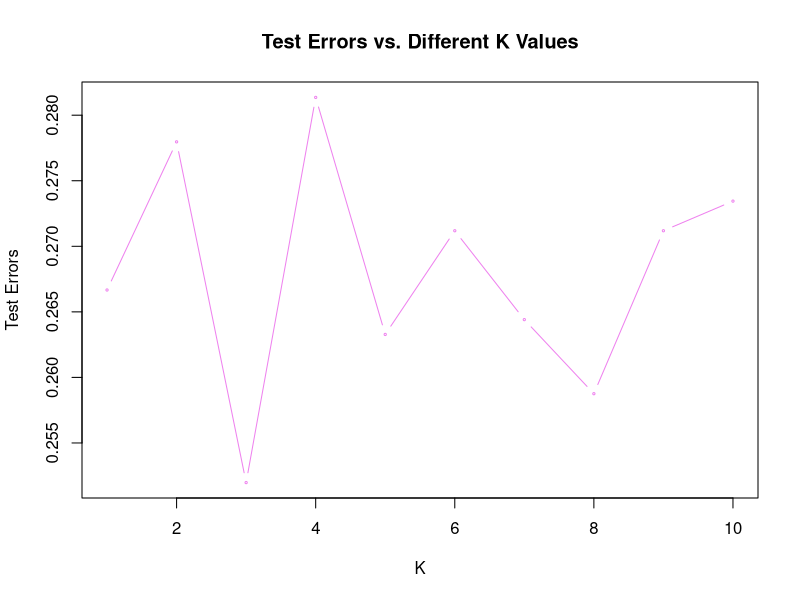
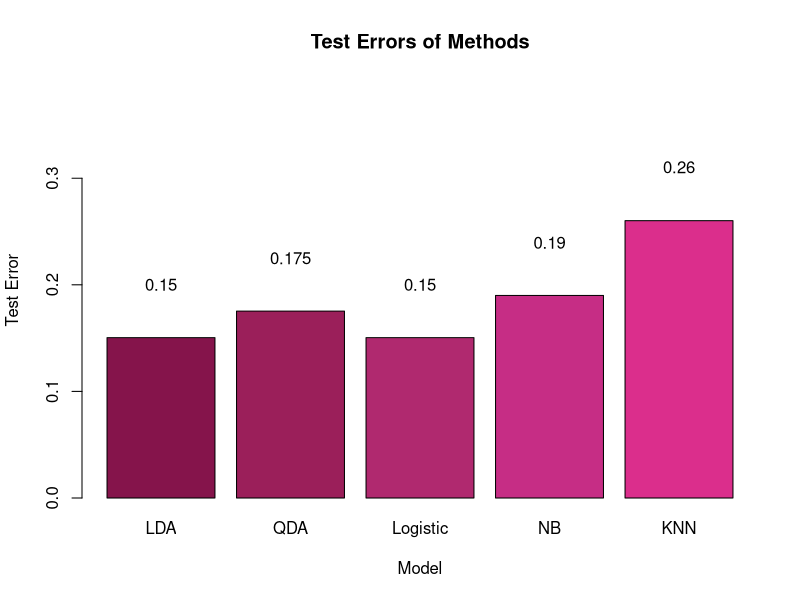

These figures' R source, in order:
## ---- chunk 1
knitr::opts_chunk$set(echo = TRUE)
library(ggplot2)
library(caret)
library(lattice)
library(glmnet)
library(class) # for knn()
library(e1071) # to load up the e1071 library for `naiveBayes()`
library(MASS) # to load up the MASS library for `lda()
library(knitr)
set.seed(1234) # setting seed for consistent results

# function to reduce amount of output in final document
hook_output <- knit_hooks$get("output")
knit_hooks$set(output = function(x, options) {
  lines <- options$output.lines
  if (is.null(lines)) {
    return(hook_output(x, options))  # pass to default hook
  }
  x <- unlist(strsplit(x, "\n"))
  more <- "..."
  if (length(lines)==1) {        # first n lines
    if (length(x) > lines) {
      # truncate the output, but add ....
      x <- c(head(x, lines), more)
    }
  } else {
    x <- c(more, x[lines], more)
  }
  # paste these lines together
  x <- paste(c(x, ""), collapse = "\n")
  hook_output(x, options)
})
## ---- chunk 2
# import data
data = read.csv("data.csv")

# First step: Code target response into categorical
# Define the levels and labels; we only focus on dropout and not dropout
levels = c("Dropout", "Graduate", "Enrolled")
labels = c(1,0,0)

# create a new column "outcome"
data$outcome = factor(data$Target, levels=levels, labels=labels)
data$outcome = as.numeric(data$outcome)
data$outcome = data$outcome-1

# drop original Target, create new dataset
dat = subset(data, select=-Target)

# Summarize dat
summary(dat)


## ---- chunk 3
index = createDataPartition(y = dat$outcome, p = 0.8, list = F)

train = dat[index, ]
test = dat[-index, ]
## ---- chunk 4
# performing LDA on the training set of data

lda.fit = lda(outcome ~ ., data = train)

lda.fit # summary of the obtained LDA

# To determine the test error of the model obtained
lda.pred = predict(lda.fit, test) # Using the LDA model to predict through the test data
lda.class = lda.pred$class # predicted `outcome` based in the fitted LDA

table(lda.class, test$outcome) # confusion matrix

test_err.lda = mean(lda.class != test$outcome) # test error
test_err.lda
## ---- chunk 5
qda.fit = qda(outcome ~ ., data = train)

qda.fit # summary of the obtained QDA

# To determine the test error of the model obtained

qda.pred = predict(qda.fit, test) # Using the QDA model to predict through the test data
qda.class = qda.pred$class # predicted `mpg01` based in the fitted QDA

table(qda.class, test$outcome) # confusion matrix

test_err.qda = mean(qda.class != test$outcome) # test error
test_err.qda
## ---- chunk 6
logistic.fit = glm(outcome ~ ., 
                   data = train,
                   family = binomial)

summary(logistic.fit) # summary of the logistic regression model

# To determine the test error of the model obtained
# storing the predicted values of `outcome` from the fitted logistic regression
logistic.pred = ifelse(predict(logistic.fit, type = "response", test) > 0.32, 1, 0) 
table(logistic.pred, test$outcome) # confusion matrix

test_err.logistic = mean(logistic.pred != test$outcome) # test error
test_err.logistic
## ---- chunk 7
# performing naive Bayes on the training set of data
nb.fit = naiveBayes(outcome ~ ., 
                    data = train)

nb.fit # summary of the obtained naive Bayes model

# To determine the test error of the model obtained
nb.class = predict(nb.fit, test) # Using the naive Bayes model to predict through the test data

test_err.nb = mean(nb.class != test$outcome) # test error
test_err.nb
## ---- chunk 8
# separate original training data into a training and tuning set for KNN
# overall percentages: 60% training, 20% tuning, 20% testing
index2 = createDataPartition(y = train$outcome, p = 0.25, list = F)
knn_train = train[-index2,]
knn_tune = train[index2,]
knn_test = test 

c1 = as.factor(knn_train$outcome)

# performing KNN for different values of K on the training set
n = 10 # total number of choices for K
test_err.knn = array(0) # to store the test errors for different values of K

for(j in 1:n){
  knn.fit = knn(knn_train, knn_tune, c1, k = j) # fitting the KNN model with K = j
  test_err.knn[j] = mean(knn.fit != knn_tune$outcome) # test error for the jth value of K
}

# plotting the test errors for different values of K for which the KNN has been fitted
plot(1:n, test_err.knn, type = "b", cex = 0.3, col = "violet",
     xlab = "K", ylab = "Test Errors", main = "Test Errors vs. Different K Values")

## ---- chunk 9
# fitting the KNN model with K = 5
knn.fit.final = knn(knn_train, knn_test, c1, k = 5) 
# test error for K = 5 on testing set
err.knn = mean(knn.fit.final != knn_test$outcome) 
err.knn
## ---- chunk 10
### Test error
test_error = c(test_err.lda, test_err.qda, test_err.logistic, 
                test_err.nb, err.knn)
model_names = c("LDA", "QDA", "Logistic", "NB", "KNN")
my_colors1 = c("#85144b", "#9B1F5A", "#B0296F", "#C62D85", "#DB2E8C",
                         "#FF69B4", "#FFADD8", "#FFC1E0", "#FFD1E7", "#FFE5F2")
barplot(test_error, col=my_colors1, names.arg=model_names, 
        xlab="Model", ylab="Test Error", ylim=c(0, max(test_error)*1.5),
        main = "Test Errors of Methods")
text(x = seq(from=0.7, to=12, by=1.2), y = test_error + 0.05, 
     labels = round(test_error, 3),col = "black")
